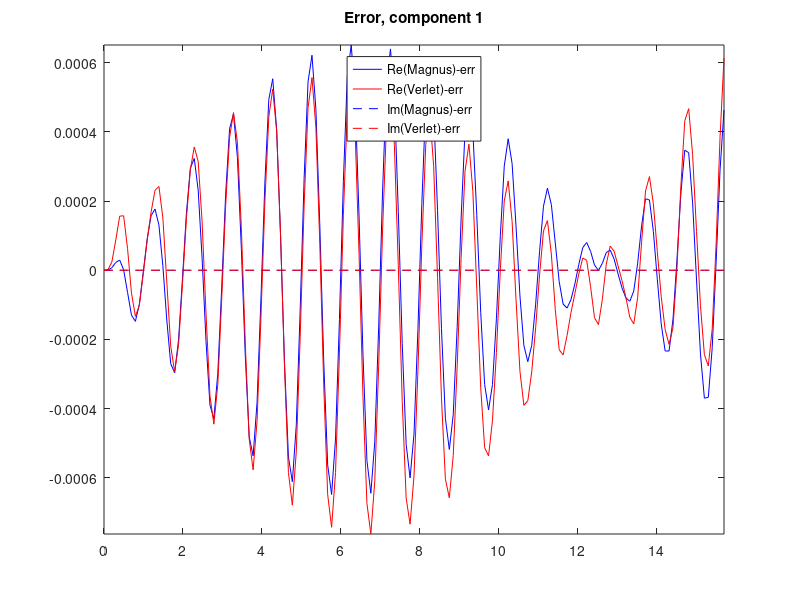
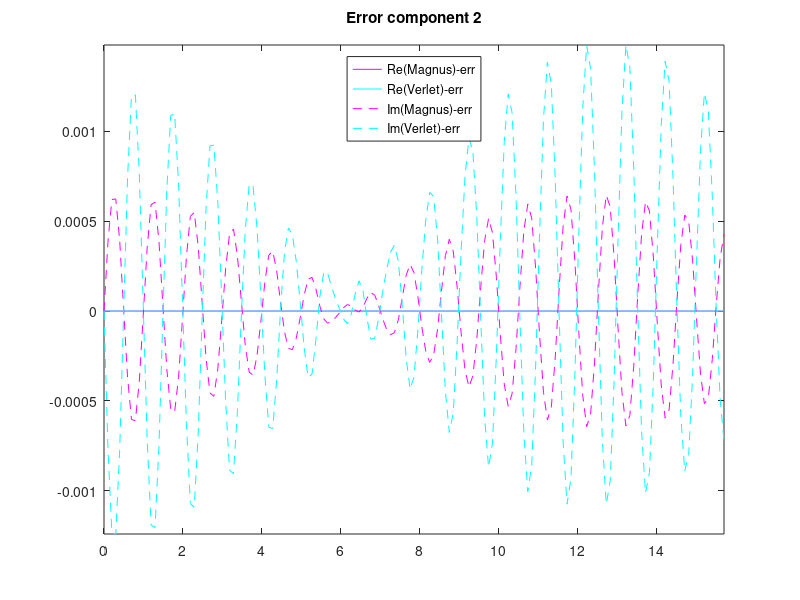

Recreate these plots in MATLAB, in order.
%-*-octave-*--
%
% traceobjfunc: solve a model problem from quantum control theory
%
% USAGE:
% 
% [] = small(cfl, separable)
%
% INPUT:
% cfl: dt = maxeig/cfl
% separable: 1: Separable Hamiltonian, 0: Non-separable Hamiltonian (default is 1)
%
% OUTPUT:
% err: error in solution
%
function [err] = small(cfl, separable)

  ploterr=1; # Plot the error (1) or the solution (0)?

  if nargin < 1
    cfl=0.1;
  end

  if nargin < 2
    separable=1;
  end

  verbose = 1;

  N = 2; # vector dimension

  ## if (mod(D,2) == 1)
  ##   printf("ERROR: D=%d, is ODD\n", D);
  ##   return;
  ## end
  
  if (separable)
    K1 = [0, 1; 1, 0];
    S1 = [0, 0; 0, 0];
  else
    K1 = [0, 0; 0, 0];
    S1 = [0, 1; -1, 0];
  end

				# final time
  period = 1;
  omega = 2*pi/period;

  T = 5*pi;


  if (verbose)
    printf("Final time = %e, CFL = %e\n", T, cfl);
  end

  lambda = eig(K1+I*S1);
  maxeig = norm(lambda,"inf");
  if (verbose)
    printf("maxeig = %e\n", maxeig);
  end

  cfunc = zeros(N,1);
  beta = zeros(N,1);
  cu_sp = zeros(N,1);
  ca1 = zeros(N,1);
  vect = zeros(N,1);

				# Final time T
  dt = cfl/maxeig; 
  nsteps = ceil(T/dt);
  dt = T/nsteps;
  if (verbose)
    printf("Final time = %e, number of time steps = %d, max eigenvalue = %e, cfl = %e, time step = %e\n", ...
	   T, nsteps, maxeig, cfl, dt);
  end

			  # the basis for the initial data as a matrix
  Ident=diag([1, 1]);

  U0 = [1;0]; # works for both separable and non-separable Hamiltonians

		     # initial data and allocation of solution vectors
  uSol = U0;
		    # real and negative imaginary part of the solution
  ur = U0;
  vi = zeros(N, 1);

				# RK stage variables
  k1 = zeros(N,1);
  k2 = zeros(N,1);
  ell1 = zeros(N,1);
  ell2 = zeros(N,1);

				# testing octave syntax
  ## t=0.5
  ## H = K1.*0.5*sin(0.5*omega*t)^2; # symmetric part
  ## rhs = H*ur + S1*vi;
  ## ell1 = linsolve( Ident-0.5*dt*S1, rhs ); # - 0.5*dt*S1);
  ## printf("Size(Ident)= (%d, %d), size(rhs)=(%d,%d), size(ell1)=(%d,%d)\n", size(Ident), size(rhs), size(ell1));
  ## return
				# end test

  v1 = zeros(N,1);
  v2 = zeros(N,1);
				# for computing the cost function
  cost = 0;

			     # time stepping loop, harmonic oscillator
  if (verbose)
    usave = zeros(N,nsteps+1);
    usaver = zeros(N,nsteps+1);
    usavei = zeros(N,nsteps+1);
    usave(:,1) = uSol;
    usaver(:,1) = ur;
    usavei(:,1) = -vi;
  end

  t=0;
  step=0;
  for step=1:nsteps
    # evaluate time functions
    if (separable)
      tf_0 = 0.5*(sin(0.5*omega*(t)))^2;
      tf_1o2=0.5*(sin(0.5*omega*(t+0.5*dt)))^2;
      tf_1 =0.5*(sin(0.5*omega*(t+dt)))^2;
    else
      tf_0 = 0.25*(1-sin(omega*(t)));
      tf_1o2 = 0.25*(1-sin(omega*(t+0.5*dt)));
      tf_1 = 0.25*(1-sin(omega*(t+dt)));
    end      

				# 2nd order Magnus integrator
    uSol = expm(-I*dt*tf_1o2*(K1+I*S1)) * uSol;

		    # Partitioned 2nd order RK method (Stromer-Verlet)
# solving for ell1 
    rhs = tf_0*(K1*ur + S1*vi);
    ell1 = linsolve( Ident-0.5*dt*tf_0*S1, rhs );
    k1 = tf_1o2 * (S1*ur - K1*(vi+0.5*dt*ell1) );
    rhs = tf_1o2* (S1*(ur+0.5*dt*k1) - K1*(vi+0.5*dt*ell1) );
    k2 = linsolve( Ident-0.5*dt*tf_1o2*S1, rhs );
    ell2 = tf_1* ( K1*(ur+0.5*dt*(k1+k2)) + S1*(vi+0.5*dt*ell1) );

#S1=0 -> fully explicit
    ## ell1 = tf_0*K1*ur;
    ## k1 = - tf_1o2*K1*(vi+0.5*dt*ell1);
    ## k2 = - tf_1o2*K1*(vi+0.5*dt*ell1);
    ## ell2 = tf_1*K1*(ur+0.5*dt*(k1+k2));
    
    ur = ur + 0.5*dt*(k1 + k2);
    vi = vi + 0.5*dt*(ell1 + ell2);
    t = t+dt;

				# evaluate energy
    if (verbose)
      usave(:,step+1) = uSol;
      usaver(:,step+1) = ur;
      usavei(:,step+1) = -vi;
    end # if verbose
  end # for (time stepping loop)

  uFinal = uSol;
  uFinalr = ur;
  uFinali = -vi;
				# plot results
  if (verbose)
				# difference at final time
    Nplot = length(usave(1,:));
    tplot = linspace(0,T,Nplot);
    if (separable)
      phi = 0.25*(tplot - 1/omega*sin(omega*tplot));
      cg = cos(phi);
      ce = -I*sin(phi);
    else
      phi = 0.25*( tplot + 1/omega*(cos(omega*tplot) - 1) );
      cg = cos(phi);
      ce = -sin(phi);
    end

    cg_err = sqrt( (usaver(1,Nplot)-real(cg(Nplot)))^2 + (usavei(1,Nplot)-imag(cg(Nplot)))^2 );
    ce_err = sqrt( (usaver(2,Nplot)-real(ce(Nplot)))^2 + (usavei(2,Nplot)-imag(ce(Nplot)))^2 );
    printf("CFL=%g,  cg-err=%e  ce-err=%e\n", cfl, cg_err, ce_err );
    
				# plot solution or error?
    if (ploterr)
				# component 1
      figure(1);
      c=1;
      h=plot(tplot, real(usave(c,:)-cg), "b", tplot, usaver(c,:)-real(cg), "r",...
	    tplot, imag(usave(c,:)-cg), "b--", tplot, usavei(c,:)-imag(cg), "r--");
      tstr = sprintf("Error, component %d\n", c);
      title(tstr);
      legend("Re(Magnus)-err",  "Re(Verlet)-err", "Im(Magnus)-err",  "Im(Verlet)-err", "location", "north");
      axis tight

				# component 2
      c=2;
      figure(2);
      h=plot(tplot, real(usave(c,:)-ce), "m", tplot, usaver(c,:)-real(ce), "c",...
	    tplot, imag(usave(c,:)-ce), "m--", tplot, usavei(c,:)-imag(ce), "c--");
      tstr = sprintf("Error component %d\n", c);
      title(tstr);
#    legend( "Analytical", "Im(Magnus)", "Verlet", "location", "north");
      legend( "Re(Magnus)-err", "Re(Verlet)-err", "Im(Magnus)-err", "Im(Verlet)-err", "location", "north");
      axis tight

    else
				# plot solution
				# component 1, real & imag parts
      figure(1);
      c=1;
      h=plot(tplot, real(cg), "k", tplot, real(usave(c,:)), "b", tplot, usaver(c,:), "r",...
	     tplot, imag(cg), "k--", tplot, imag(usave(c,:)), "b--", tplot, usavei(c,:), "r--");
#      h=plot(tplot, cg, "k");
      tstr = sprintf("Component %d\n", c);
      title(tstr);
      legend("Re(Analytical)", "Re(Magnus)",  "Re(Verlet)", ...
	     "Im(Analytical)", "Im(Magnus)",  "Im(Verlet)", "location", "north");
      axis tight

				# component 2, real & imag parts
      c=2;
      figure(2);
      h=plot(tplot, real(ce), "k", tplot, real(usave(c,:)), "m", tplot, usaver(c,:), "c",...
	     tplot, imag(ce), "k--", tplot, imag(usave(c,:)), "m--", tplot, usavei(c,:), "c--");
#      h=plot(tplot, ce, "k");
      tstr = sprintf("Component %d\n", c);
      title(tstr);
      legend( "Re(Analytical)", "Re(Magnus)", "Re(Verlet)", ...
	      "Im(Analytical)", "Im(Magnus)", "Im(Verlet)", "location", "north");
      axis tight
    end      
  end

  if (verbose)
				# check if uFinal is unitary
				# unitary?
    Vnrm = uFinalr' * uFinalr + uFinali' * uFinali;
    Vnrm = sqrt(Vnrm);
    Mnrm = norm(uFinal);
    printf("Final solution norm: Magnus = %e, Verlet = %e\n", Mnrm, Vnrm);

  end # if verbose
end
